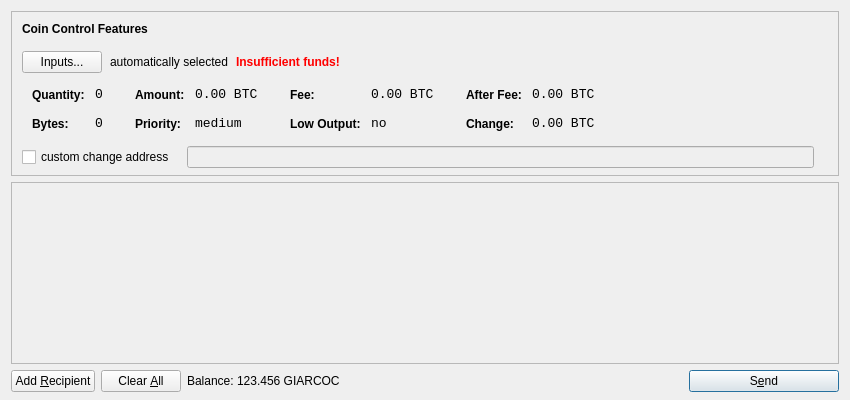
<?xml version="1.0" encoding="UTF-8"?>
<ui version="4.0">
 <class>SendCoinsDialog</class>
 <widget class="QDialog" name="SendCoinsDialog">
  <property name="geometry">
   <rect>
    <x>0</x>
    <y>0</y>
    <width>850</width>
    <height>400</height>
   </rect>
  </property>
  <property name="windowTitle">
   <string>Send Coins</string>
  </property>
  <layout class="QVBoxLayout" name="verticalLayout" stretch="0,1,0">
   <property name="bottomMargin">
    <number>8</number>
   </property>
   <item>
    <widget class="QFrame" name="frameCoinControl">
     <property name="sizePolicy">
      <sizepolicy hsizetype="Expanding" vsizetype="Expanding">
       <horstretch>0</horstretch>
       <verstretch>0</verstretch>
      </sizepolicy>
     </property>
     <property name="maximumSize">
      <size>
       <width>16777215</width>
       <height>16777215</height>
      </size>
     </property>
     <property name="frameShape">
      <enum>QFrame::StyledPanel</enum>
     </property>
     <property name="frameShadow">
      <enum>QFrame::Sunken</enum>
     </property>
     <layout class="QVBoxLayout" name="verticalLayoutCoinControl2">
      <property name="spacing">
       <number>-1</number>
      </property>
      <property name="leftMargin">
       <number>0</number>
      </property>
      <property name="topMargin">
       <number>0</number>
      </property>
      <property name="rightMargin">
       <number>0</number>
      </property>
      <property name="bottomMargin">
       <number>6</number>
      </property>
      <item>
       <layout class="QVBoxLayout" name="verticalLayoutCoinControl" stretch="0,0,0,0,1">
        <property name="spacing">
         <number>0</number>
        </property>
        <property name="leftMargin">
         <number>10</number>
        </property>
        <property name="topMargin">
         <number>10</number>
        </property>
        <item>
         <layout class="QHBoxLayout" name="horizontalLayoutCoinControl1">
          <property name="bottomMargin">
           <number>15</number>
          </property>
          <item>
           <widget class="QLabel" name="labelCoinControlFeatures">
            <property name="sizePolicy">
             <sizepolicy hsizetype="Preferred" vsizetype="Maximum">
              <horstretch>0</horstretch>
              <verstretch>0</verstretch>
             </sizepolicy>
            </property>
            <property name="font">
             <font>
              <weight>75</weight>
              <bold>true</bold>
             </font>
            </property>
            <property name="styleSheet">
             <string notr="true">font-weight:bold;</string>
            </property>
            <property name="text">
             <string>Coin Control Features</string>
            </property>
           </widget>
          </item>
         </layout>
        </item>
        <item>
         <layout class="QHBoxLayout" name="horizontalLayoutCoinControl2" stretch="0,0,0,0">
          <property name="spacing">
           <number>8</number>
          </property>
          <property name="bottomMargin">
           <number>10</number>
          </property>
          <item>
           <widget class="QPushButton" name="pushButtonCoinControl">
            <property name="styleSheet">
             <string notr="true"/>
            </property>
            <property name="text">
             <string>Inputs...</string>
            </property>
           </widget>
          </item>
          <item>
           <widget class="QLabel" name="labelCoinControlAutomaticallySelected">
            <property name="text">
             <string>automatically selected</string>
            </property>
            <property name="margin">
             <number>5</number>
            </property>
           </widget>
          </item>
          <item>
           <widget class="QLabel" name="labelCoinControlInsuffFunds">
            <property name="font">
             <font>
              <weight>75</weight>
              <bold>true</bold>
             </font>
            </property>
            <property name="styleSheet">
             <string notr="true">color:red;font-weight:bold;</string>
            </property>
            <property name="text">
             <string>Insufficient funds!</string>
            </property>
            <property name="margin">
             <number>5</number>
            </property>
           </widget>
          </item>
          <item>
           <spacer name="horizontalSpacerCoinControl">
            <property name="orientation">
             <enum>Qt::Horizontal</enum>
            </property>
            <property name="sizeHint" stdset="0">
             <size>
              <width>40</width>
              <height>1</height>
             </size>
            </property>
           </spacer>
          </item>
         </layout>
        </item>
        <item>
         <widget class="QWidget" name="widgetCoinControl" native="true">
          <property name="sizePolicy">
           <sizepolicy hsizetype="Preferred" vsizetype="Preferred">
            <horstretch>0</horstretch>
            <verstretch>0</verstretch>
           </sizepolicy>
          </property>
          <property name="minimumSize">
           <size>
            <width>0</width>
            <height>0</height>
           </size>
          </property>
          <property name="styleSheet">
           <string notr="true"/>
          </property>
          <layout class="QHBoxLayout" name="horizontalLayoutCoinControl5">
           <property name="margin">
            <number>0</number>
           </property>
           <item>
            <layout class="QHBoxLayout" name="horizontalLayoutCoinControl3" stretch="0,0,0,1">
             <property name="spacing">
              <number>20</number>
             </property>
             <property name="topMargin">
              <number>0</number>
             </property>
             <property name="bottomMargin">
              <number>10</number>
             </property>
             <item>
              <layout class="QFormLayout" name="formLayoutCoinControl1">
               <property name="horizontalSpacing">
                <number>10</number>
               </property>
               <property name="verticalSpacing">
                <number>14</number>
               </property>
               <property name="leftMargin">
                <number>10</number>
               </property>
               <property name="topMargin">
                <number>4</number>
               </property>
               <property name="rightMargin">
                <number>6</number>
               </property>
               <item row="0" column="0">
                <widget class="QLabel" name="labelCoinControlQuantityText">
                 <property name="styleSheet">
                  <string notr="true">font-weight:bold;</string>
                 </property>
                 <property name="text">
                  <string>Quantity:</string>
                 </property>
                 <property name="margin">
                  <number>0</number>
                 </property>
                </widget>
               </item>
               <item row="0" column="1">
                <widget class="QLabel" name="labelCoinControlQuantity">
                 <property name="font">
                  <font>
                   <family>Monospace</family>
                   <pointsize>10</pointsize>
                  </font>
                 </property>
                 <property name="cursor">
                  <cursorShape>IBeamCursor</cursorShape>
                 </property>
                 <property name="contextMenuPolicy">
                  <enum>Qt::ActionsContextMenu</enum>
                 </property>
                 <property name="text">
                  <string notr="true">0</string>
                 </property>
                 <property name="margin">
                  <number>0</number>
                 </property>
                 <property name="textInteractionFlags">
                  <set>Qt::LinksAccessibleByMouse|Qt::TextSelectableByKeyboard|Qt::TextSelectableByMouse</set>
                 </property>
                </widget>
               </item>
               <item row="1" column="0">
                <widget class="QLabel" name="labelCoinControlBytesText">
                 <property name="styleSheet">
                  <string notr="true">font-weight:bold;</string>
                 </property>
                 <property name="text">
                  <string>Bytes:</string>
                 </property>
                </widget>
               </item>
               <item row="1" column="1">
                <widget class="QLabel" name="labelCoinControlBytes">
                 <property name="font">
                  <font>
                   <family>Monospace</family>
                   <pointsize>10</pointsize>
                  </font>
                 </property>
                 <property name="cursor">
                  <cursorShape>IBeamCursor</cursorShape>
                 </property>
                 <property name="contextMenuPolicy">
                  <enum>Qt::ActionsContextMenu</enum>
                 </property>
                 <property name="text">
                  <string notr="true">0</string>
                 </property>
                 <property name="textInteractionFlags">
                  <set>Qt::LinksAccessibleByMouse|Qt::TextSelectableByKeyboard|Qt::TextSelectableByMouse</set>
                 </property>
                </widget>
               </item>
              </layout>
             </item>
             <item>
              <layout class="QFormLayout" name="formLayoutCoinControl2">
               <property name="horizontalSpacing">
                <number>10</number>
               </property>
               <property name="verticalSpacing">
                <number>14</number>
               </property>
               <property name="leftMargin">
                <number>6</number>
               </property>
               <property name="topMargin">
                <number>4</number>
               </property>
               <property name="rightMargin">
                <number>6</number>
               </property>
               <item row="0" column="0">
                <widget class="QLabel" name="labelCoinControlAmountText">
                 <property name="styleSheet">
                  <string notr="true">font-weight:bold;</string>
                 </property>
                 <property name="text">
                  <string>Amount:</string>
                 </property>
                 <property name="margin">
                  <number>0</number>
                 </property>
                </widget>
               </item>
               <item row="0" column="1">
                <widget class="QLabel" name="labelCoinControlAmount">
                 <property name="font">
                  <font>
                   <family>Monospace</family>
                   <pointsize>10</pointsize>
                  </font>
                 </property>
                 <property name="cursor">
                  <cursorShape>IBeamCursor</cursorShape>
                 </property>
                 <property name="contextMenuPolicy">
                  <enum>Qt::ActionsContextMenu</enum>
                 </property>
                 <property name="text">
                  <string notr="true">0.00 BTC</string>
                 </property>
                 <property name="textInteractionFlags">
                  <set>Qt::LinksAccessibleByMouse|Qt::TextSelectableByKeyboard|Qt::TextSelectableByMouse</set>
                 </property>
                </widget>
               </item>
               <item row="1" column="0">
                <widget class="QLabel" name="labelCoinControlPriorityText">
                 <property name="styleSheet">
                  <string notr="true">font-weight:bold;</string>
                 </property>
                 <property name="text">
                  <string>Priority:</string>
                 </property>
                </widget>
               </item>
               <item row="1" column="1">
                <widget class="QLabel" name="labelCoinControlPriority">
                 <property name="font">
                  <font>
                   <family>Monospace</family>
                   <pointsize>10</pointsize>
                  </font>
                 </property>
                 <property name="cursor">
                  <cursorShape>IBeamCursor</cursorShape>
                 </property>
                 <property name="contextMenuPolicy">
                  <enum>Qt::ActionsContextMenu</enum>
                 </property>
                 <property name="text">
                  <string>medium</string>
                 </property>
                 <property name="textInteractionFlags">
                  <set>Qt::LinksAccessibleByMouse|Qt::TextSelectableByKeyboard|Qt::TextSelectableByMouse</set>
                 </property>
                </widget>
               </item>
              </layout>
             </item>
             <item>
              <layout class="QFormLayout" name="formLayoutCoinControl3">
               <property name="horizontalSpacing">
                <number>10</number>
               </property>
               <property name="verticalSpacing">
                <number>14</number>
               </property>
               <property name="leftMargin">
                <number>6</number>
               </property>
               <property name="topMargin">
                <number>4</number>
               </property>
               <property name="rightMargin">
                <number>6</number>
               </property>
               <item row="0" column="0">
                <widget class="QLabel" name="labelCoinControlFeeText">
                 <property name="styleSheet">
                  <string notr="true">font-weight:bold;</string>
                 </property>
                 <property name="text">
                  <string>Fee:</string>
                 </property>
                 <property name="margin">
                  <number>0</number>
                 </property>
                </widget>
               </item>
               <item row="0" column="1">
                <widget class="QLabel" name="labelCoinControlFee">
                 <property name="font">
                  <font>
                   <family>Monospace</family>
                   <pointsize>10</pointsize>
                  </font>
                 </property>
                 <property name="cursor">
                  <cursorShape>IBeamCursor</cursorShape>
                 </property>
                 <property name="contextMenuPolicy">
                  <enum>Qt::ActionsContextMenu</enum>
                 </property>
                 <property name="text">
                  <string notr="true">0.00 BTC</string>
                 </property>
                 <property name="textInteractionFlags">
                  <set>Qt::LinksAccessibleByMouse|Qt::TextSelectableByKeyboard|Qt::TextSelectableByMouse</set>
                 </property>
                </widget>
               </item>
               <item row="1" column="0">
                <widget class="QLabel" name="labelCoinControlLowOutputText">
                 <property name="styleSheet">
                  <string notr="true">font-weight:bold;</string>
                 </property>
                 <property name="text">
                  <string>Low Output:</string>
                 </property>
                </widget>
               </item>
               <item row="1" column="1">
                <widget class="QLabel" name="labelCoinControlLowOutput">
                 <property name="font">
                  <font>
                   <family>Monospace</family>
                   <pointsize>10</pointsize>
                  </font>
                 </property>
                 <property name="cursor">
                  <cursorShape>IBeamCursor</cursorShape>
                 </property>
                 <property name="contextMenuPolicy">
                  <enum>Qt::ActionsContextMenu</enum>
                 </property>
                 <property name="text">
                  <string>no</string>
                 </property>
                 <property name="textInteractionFlags">
                  <set>Qt::LinksAccessibleByMouse|Qt::TextSelectableByKeyboard|Qt::TextSelectableByMouse</set>
                 </property>
                </widget>
               </item>
              </layout>
             </item>
             <item>
              <layout class="QFormLayout" name="formLayoutCoinControl4">
               <property name="horizontalSpacing">
                <number>10</number>
               </property>
               <property name="verticalSpacing">
                <number>14</number>
               </property>
               <property name="leftMargin">
                <number>6</number>
               </property>
               <property name="topMargin">
                <number>4</number>
               </property>
               <property name="rightMargin">
                <number>6</number>
               </property>
               <item row="0" column="0">
                <widget class="QLabel" name="labelCoinControlAfterFeeText">
                 <property name="styleSheet">
                  <string notr="true">font-weight:bold;</string>
                 </property>
                 <property name="text">
                  <string>After Fee:</string>
                 </property>
                 <property name="margin">
                  <number>0</number>
                 </property>
                </widget>
               </item>
               <item row="0" column="1">
                <widget class="QLabel" name="labelCoinControlAfterFee">
                 <property name="font">
                  <font>
                   <family>Monospace</family>
                   <pointsize>10</pointsize>
                  </font>
                 </property>
                 <property name="cursor">
                  <cursorShape>IBeamCursor</cursorShape>
                 </property>
                 <property name="contextMenuPolicy">
                  <enum>Qt::ActionsContextMenu</enum>
                 </property>
                 <property name="text">
                  <string notr="true">0.00 BTC</string>
                 </property>
                 <property name="textInteractionFlags">
                  <set>Qt::LinksAccessibleByMouse|Qt::TextSelectableByKeyboard|Qt::TextSelectableByMouse</set>
                 </property>
                </widget>
               </item>
               <item row="1" column="0">
                <widget class="QLabel" name="labelCoinControlChangeText">
                 <property name="styleSheet">
                  <string notr="true">font-weight:bold;</string>
                 </property>
                 <property name="text">
                  <string>Change:</string>
                 </property>
                </widget>
               </item>
               <item row="1" column="1">
                <widget class="QLabel" name="labelCoinControlChange">
                 <property name="font">
                  <font>
                   <family>Monospace</family>
                   <pointsize>10</pointsize>
                  </font>
                 </property>
                 <property name="cursor">
                  <cursorShape>IBeamCursor</cursorShape>
                 </property>
                 <property name="contextMenuPolicy">
                  <enum>Qt::ActionsContextMenu</enum>
                 </property>
                 <property name="text">
                  <string notr="true">0.00 BTC</string>
                 </property>
                 <property name="textInteractionFlags">
                  <set>Qt::LinksAccessibleByMouse|Qt::TextSelectableByKeyboard|Qt::TextSelectableByMouse</set>
                 </property>
                </widget>
               </item>
              </layout>
             </item>
            </layout>
           </item>
          </layout>
         </widget>
        </item>
        <item>
         <layout class="QHBoxLayout" name="horizontalLayoutCoinControl4" stretch="0,0,0">
          <property name="spacing">
           <number>12</number>
          </property>
          <property name="sizeConstraint">
           <enum>QLayout::SetDefaultConstraint</enum>
          </property>
          <property name="topMargin">
           <number>5</number>
          </property>
          <property name="rightMargin">
           <number>5</number>
          </property>
          <item>
           <widget class="QCheckBox" name="checkBoxCoinControlChange">
            <property name="text">
             <string>custom change address</string>
            </property>
           </widget>
          </item>
          <item>
           <widget class="QLineEdit" name="lineEditCoinControlChange">
            <property name="enabled">
             <bool>false</bool>
            </property>
            <property name="sizePolicy">
             <sizepolicy hsizetype="Expanding" vsizetype="Fixed">
              <horstretch>0</horstretch>
              <verstretch>0</verstretch>
             </sizepolicy>
            </property>
           </widget>
          </item>
          <item>
           <widget class="QLabel" name="labelCoinControlChangeLabel">
            <property name="sizePolicy">
             <sizepolicy hsizetype="Preferred" vsizetype="Expanding">
              <horstretch>0</horstretch>
              <verstretch>0</verstretch>
             </sizepolicy>
            </property>
            <property name="minimumSize">
             <size>
              <width>0</width>
              <height>0</height>
             </size>
            </property>
            <property name="text">
             <string/>
            </property>
            <property name="margin">
             <number>3</number>
            </property>
           </widget>
          </item>
         </layout>
        </item>
        <item>
         <spacer name="verticalSpacerCoinControl">
          <property name="orientation">
           <enum>Qt::Vertical</enum>
          </property>
          <property name="sizeHint" stdset="0">
           <size>
            <width>800</width>
            <height>1</height>
           </size>
          </property>
         </spacer>
        </item>
       </layout>
      </item>
     </layout>
    </widget>
   </item>
   <item>
    <widget class="QScrollArea" name="scrollArea">
     <property name="widgetResizable">
      <bool>true</bool>
     </property>
     <widget class="QWidget" name="scrollAreaWidgetContents">
      <property name="geometry">
       <rect>
        <x>0</x>
        <y>0</y>
        <width>830</width>
        <height>165</height>
       </rect>
      </property>
      <layout class="QVBoxLayout" name="verticalLayout_2">
       <property name="margin">
        <number>0</number>
       </property>
       <item>
        <layout class="QVBoxLayout" name="entries">
         <property name="spacing">
          <number>6</number>
         </property>
        </layout>
       </item>
       <item>
        <spacer name="verticalSpacer">
         <property name="orientation">
          <enum>Qt::Vertical</enum>
         </property>
         <property name="sizeHint" stdset="0">
          <size>
           <width>20</width>
           <height>40</height>
          </size>
         </property>
        </spacer>
       </item>
      </layout>
     </widget>
    </widget>
   </item>
   <item>
    <layout class="QHBoxLayout" name="horizontalLayout">
     <item>
      <widget class="QPushButton" name="addButton">
       <property name="toolTip">
        <string>Send to multiple recipients at once</string>
       </property>
       <property name="text">
        <string>Add &amp;Recipient</string>
       </property>
       <property name="icon">
        <iconset resource="../bitcoin.qrc">
         <normaloff>:/icons/add</normaloff>:/icons/add</iconset>
       </property>
       <property name="autoDefault">
        <bool>false</bool>
       </property>
      </widget>
     </item>
     <item>
      <widget class="QPushButton" name="clearButton">
       <property name="sizePolicy">
        <sizepolicy hsizetype="Minimum" vsizetype="Fixed">
         <horstretch>0</horstretch>
         <verstretch>0</verstretch>
        </sizepolicy>
       </property>
       <property name="toolTip">
        <string>Remove all transaction fields</string>
       </property>
       <property name="text">
        <string>Clear &amp;All</string>
       </property>
       <property name="icon">
        <iconset resource="../bitcoin.qrc">
         <normaloff>:/icons/remove</normaloff>:/icons/remove</iconset>
       </property>
       <property name="autoRepeatDelay">
        <number>300</number>
       </property>
       <property name="autoDefault">
        <bool>false</bool>
       </property>
      </widget>
     </item>
     <item>
      <layout class="QHBoxLayout" name="horizontalLayout_2">
       <property name="spacing">
        <number>3</number>
       </property>
       <item>
        <widget class="QLabel" name="label">
         <property name="text">
          <string>Balance:</string>
         </property>
        </widget>
       </item>
       <item>
        <widget class="QLabel" name="labelBalance">
         <property name="cursor">
          <cursorShape>IBeamCursor</cursorShape>
         </property>
         <property name="text">
          <string>123.456 GIARCOC</string>
         </property>
         <property name="textInteractionFlags">
          <set>Qt::LinksAccessibleByMouse|Qt::TextSelectableByKeyboard|Qt::TextSelectableByMouse</set>
         </property>
        </widget>
       </item>
      </layout>
     </item>
     <item>
      <spacer name="horizontalSpacer">
       <property name="orientation">
        <enum>Qt::Horizontal</enum>
       </property>
       <property name="sizeHint" stdset="0">
        <size>
         <width>40</width>
         <height>20</height>
        </size>
       </property>
      </spacer>
     </item>
     <item>
      <widget class="QPushButton" name="sendButton">
       <property name="minimumSize">
        <size>
         <width>150</width>
         <height>0</height>
        </size>
       </property>
       <property name="toolTip">
        <string>Confirm the send action</string>
       </property>
       <property name="text">
        <string>S&amp;end</string>
       </property>
       <property name="icon">
        <iconset resource="../bitcoin.qrc">
         <normaloff>:/icons/send</normaloff>:/icons/send</iconset>
       </property>
       <property name="default">
        <bool>true</bool>
       </property>
      </widget>
     </item>
    </layout>
   </item>
  </layout>
 </widget>
 <resources>
  <include location="../bitcoin.qrc"/>
 </resources>
 <connections/>
</ui>
